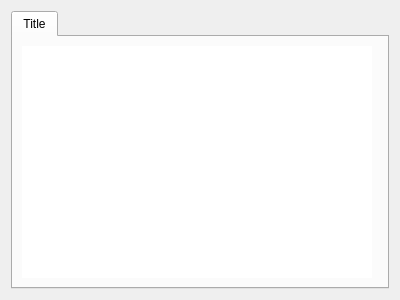
<?xml version="1.0" encoding="UTF-8"?>
<ui version="4.0">
 <class>CGenericItemSelector</class>
 <widget class="QDialog" name="CGenericItemSelector">
  <property name="geometry">
   <rect>
    <x>0</x>
    <y>0</y>
    <width>400</width>
    <height>300</height>
   </rect>
  </property>
  <layout class="QHBoxLayout" name="horizontalLayout_2">
   <item>
    <widget class="QTabWidget" name="twPages">
     <property name="currentIndex">
      <number>0</number>
     </property>
     <widget class="QWidget" name="wTab">
      <attribute name="title">
       <string>Title</string>
      </attribute>
      <layout class="QHBoxLayout" name="horizontalLayout">
       <item>
        <widget class="QListView" name="lvItems">
         <property name="frameShape">
          <enum>QFrame::NoFrame</enum>
         </property>
         <property name="frameShadow">
          <enum>QFrame::Plain</enum>
         </property>
         <property name="verticalScrollBarPolicy">
          <enum>Qt::ScrollBarAlwaysOff</enum>
         </property>
         <property name="horizontalScrollBarPolicy">
          <enum>Qt::ScrollBarAlwaysOff</enum>
         </property>
         <property name="movement">
          <enum>QListView::Static</enum>
         </property>
         <property name="resizeMode">
          <enum>QListView::Adjust</enum>
         </property>
         <property name="spacing">
          <number>3</number>
         </property>
         <property name="viewMode">
          <enum>QListView::IconMode</enum>
         </property>
         <property name="uniformItemSizes">
          <bool>true</bool>
         </property>
        </widget>
       </item>
       <item>
        <widget class="CVerticalButtonBar" name="vbbButtons" native="true"/>
       </item>
      </layout>
     </widget>
    </widget>
   </item>
  </layout>
 </widget>
 <customwidgets>
  <customwidget>
   <class>CVerticalButtonBar</class>
   <extends>QWidget</extends>
   <header>CVerticalButtonBar.h</header>
   <container>1</container>
  </customwidget>
 </customwidgets>
 <resources/>
 <connections/>
</ui>
